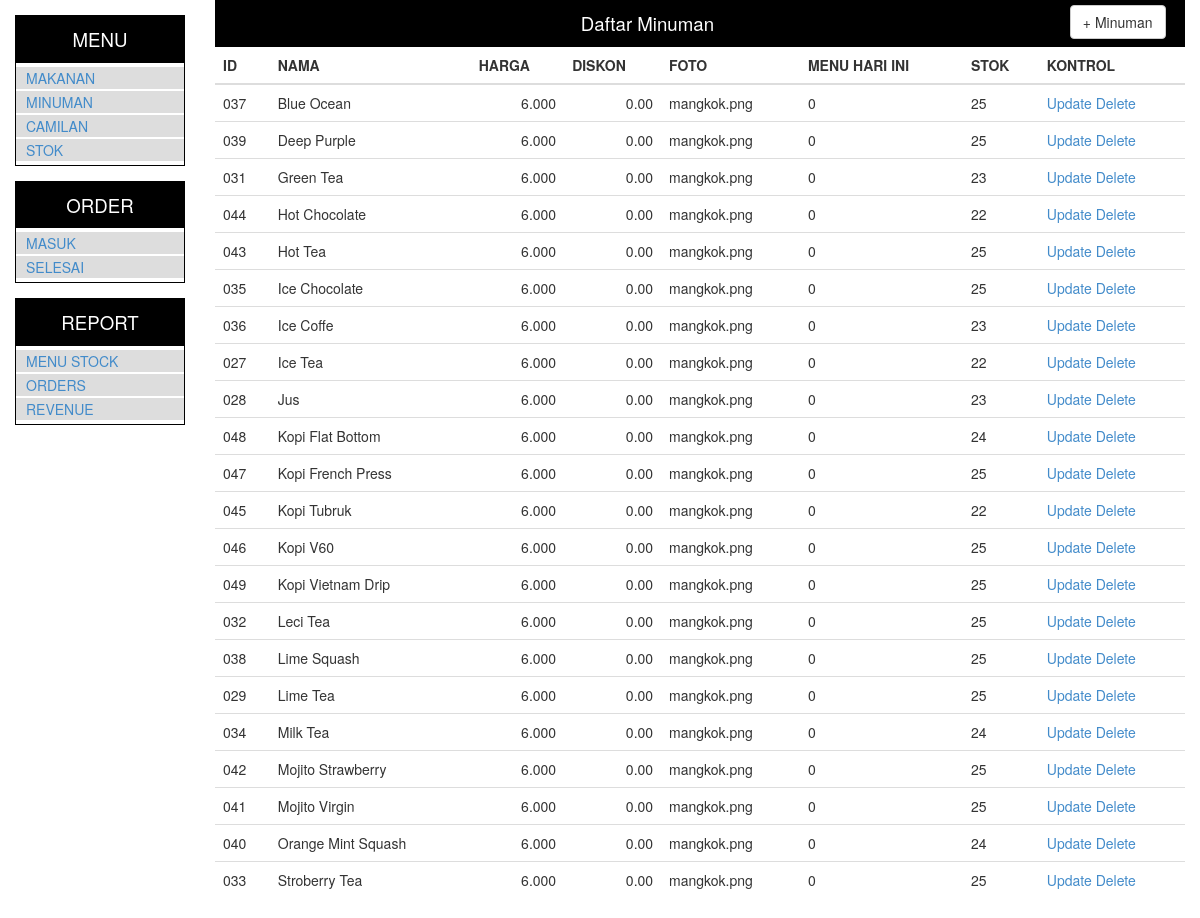
Page /?menu=minuman on the committed database.
### tables this page shows
CREATE TABLE `menuList` (
  `menu_id` int(3) unsigned zerofill NOT NULL AUTO_INCREMENT,
  `cat` enum('Makanan','Minuman','Camilan') DEFAULT 'Makanan',
  `nama` varchar(50) NOT NULL,
  `harga` int(5) NOT NULL DEFAULT '0',
  `diskon` float(5,2) DEFAULT '0.00',
  `photo` tinytext,
  `todayMenu` enum('0','1') DEFAULT '0',
  `stok` int(3) DEFAULT '0',
  PRIMARY KEY (`menu_id`)
);

### lib/class.crud.inc.php (called while the page is built, shortened)
<?php
class dbcrud
{
   function transact($sql,$data=array()){
	   include('koneksi.inc.php');
	   $tqry=$conn->prepare($sql);
	   $tqry->execute($data);
	   return($tqry);
   }
   function pickup2($cols,$table,$keysets,$order){
	   $sql = "SELECT $cols FROM $table
			   WHERE $keysets ORDER BY $order LIMIT ".rows;
	   $qry = $this->transact($sql);
	   $data = array();
	   while($rs = $qry->fetch()){
		   array_push($data,$rs);
	   }
	   return($data);
   }
}
?>

### lib/class.admin.inc.php (the view, shortened to what this page needs)
<?php
require('class.crud.inc.php');
class admin extends dbcrud
{
	function listMenu($cat){
		$menu = $this->pickup2('*','menuList',"cat='".$cat."'",'nama');
		$i = 0 ;
		while($i < count($menu)){
		echo "
		<tr>
		  <td>".$menu[$i]['menu_id']."</td>
		  <td>".$menu[$i]['nama']."</td>
		  <td align='right'>".number_format($menu[$i]['harga'],0,',','.')."</td>
		  <td align='right'>".$menu[$i]['diskon']."</td>
		  <td>".$menu[$i]['photo']."</td>
		  <td>".$menu[$i]['todayMenu']."</td>
		  <td>".$menu[$i]['stok']."</td>
		  <td>
			<a href='javascript:void(0)' onClick=updMenu('".$menu[$i]['menu_id']."','".$cat."')>Update</a>
			<a href='javascript:void(0)' onClick=rmvMenu('".$menu[$i]['menu_id']."')>Delete</a>
		  </td>
		</tr>
		";
		$i++;
		}
	}
}
?>

### rows in the picture
menulist: menu_id "037", nama "Blue Ocean", harga "6.000", diskon "0.00", photo "mangkok.png", todayMenu "0", stok "25"
menulist: menu_id "039", nama "Deep Purple", harga "6.000", diskon "0.00", photo "mangkok.png", todayMenu "0", stok "25"
menulist: menu_id "031", nama "Green Tea", harga "6.000", diskon "0.00", photo "mangkok.png", todayMenu "0", stok "23"
menulist: menu_id "044", nama "Hot Chocolate", harga "6.000", diskon "0.00", photo "mangkok.png", todayMenu "0", stok "22"
menulist: menu_id "043", nama "Hot Tea", harga "6.000", diskon "0.00", photo "mangkok.png", todayMenu "0", stok "25"
menulist: menu_id "035", nama "Ice Chocolate", harga "6.000", diskon "0.00", photo "mangkok.png", todayMenu "0", stok "25"
menulist: menu_id "036", nama "Ice Coffe", harga "6.000", diskon "0.00", photo "mangkok.png", todayMenu "0", stok "23"
menulist: menu_id "027", nama "Ice Tea", harga "6.000", diskon "0.00", photo "mangkok.png", todayMenu "0", stok "22"
menulist: menu_id "028", nama "Jus", harga "6.000", diskon "0.00", photo "mangkok.png", todayMenu "0", stok "23"
menulist: menu_id "048", nama "Kopi Flat Bottom", harga "6.000", diskon "0.00", photo "mangkok.png", todayMenu "0", stok "24"
menulist: menu_id "047", nama "Kopi French Press", harga "6.000", diskon "0.00", photo "mangkok.png", todayMenu "0", stok "25"
menulist: menu_id "045", nama "Kopi Tubruk", harga "6.000", diskon "0.00", photo "mangkok.png", todayMenu "0", stok "22"
menulist: menu_id "046", nama "Kopi V60", harga "6.000", diskon "0.00", photo "mangkok.png", todayMenu "0", stok "25"
menulist: menu_id "049", nama "Kopi Vietnam Drip", harga "6.000", diskon "0.00", photo "mangkok.png", todayMenu "0", stok "25"
menulist: menu_id "032", nama "Leci Tea", harga "6.000", diskon "0.00", photo "mangkok.png", todayMenu "0", stok "25"
menulist: menu_id "038", nama "Lime Squash", harga "6.000", diskon "0.00", photo "mangkok.png", todayMenu "0", stok "25"
menulist: menu_id "029", nama "Lime Tea", harga "6.000", diskon "0.00", photo "mangkok.png", todayMenu "0", stok "25"
menulist: menu_id "034", nama "Milk Tea", harga "6.000", diskon "0.00", photo "mangkok.png", todayMenu "0", stok "24"
menulist: menu_id "042", nama "Mojito Strawberry", harga "6.000", diskon "0.00", photo "mangkok.png", todayMenu "0", stok "25"
menulist: menu_id "041", nama "Mojito Virgin", harga "6.000", diskon "0.00", photo "mangkok.png", todayMenu "0", stok "25"
menulist: menu_id "040", nama "Orange Mint Squash", harga "6.000", diskon "0.00", photo "mangkok.png", todayMenu "0", stok "24"
menulist: menu_id "033", nama "Stroberry Tea", harga "6.000", diskon "0.00", photo "mangkok.png", todayMenu "0", stok "25"
